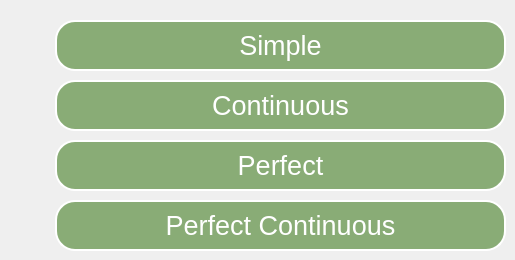
      <widget class="QWidget" name="page_32">
       <widget class="QPushButton" name="pushButton_36">
        <property name="geometry">
         <rect>
          <x>55</x>
          <y>140</y>
          <width>451</width>
          <height>51</height>
         </rect>
        </property>
        <property name="font">
         <font>
          <pointsize>20</pointsize>
          <italic>false</italic>
          <underline>false</underline>
          <strikeout>false</strikeout>
         </font>
        </property>
        <property name="styleSheet">
         <string notr="true">border-radius: 20px;
background-color: rgb(137, 172, 118);
color: rgb(255, 255, 255);
border: 2px solid red;
border-color: rgb(255, 255, 255);</string>
        </property>
        <property name="text">
         <string>Perfect</string>
        </property>
       </widget>
       <widget class="QPushButton" name="pushButton_37">
        <property name="geometry">
         <rect>
          <x>55</x>
          <y>20</y>
          <width>451</width>
          <height>51</height>
         </rect>
        </property>
        <property name="font">
         <font>
          <pointsize>20</pointsize>
          <italic>false</italic>
          <underline>false</underline>
          <strikeout>false</strikeout>
         </font>
        </property>
        <property name="styleSheet">
         <string notr="true">border-radius: 20px;
background-color: rgb(137, 172, 118);
color: rgb(255, 255, 255);
border: 2px solid red;
border-color: rgb(255, 255, 255);</string>
        </property>
        <property name="text">
         <string>Simple</string>
        </property>
       </widget>
       <widget class="QPushButton" name="pushButton_38">
        <property name="geometry">
         <rect>
          <x>55</x>
          <y>80</y>
          <width>451</width>
          <height>51</height>
         </rect>
        </property>
        <property name="font">
         <font>
          <pointsize>20</pointsize>
          <italic>false</italic>
          <underline>false</underline>
          <strikeout>false</strikeout>
         </font>
        </property>
        <property name="styleSheet">
         <string notr="true">border-radius: 20px;
background-color: rgb(137, 172, 118);
color: rgb(255, 255, 255);
border: 2px solid red;
border-color: rgb(255, 255, 255);</string>
        </property>
        <property name="text">
         <string>Continuous</string>
        </property>
       </widget>
       <widget class="QPushButton" name="pushButton_39">
        <property name="geometry">
         <rect>
          <x>55</x>
          <y>200</y>
          <width>451</width>
          <height>51</height>
         </rect>
        </property>
        <property name="font">
         <font>
          <pointsize>20</pointsize>
          <italic>false</italic>
          <underline>false</underline>
          <strikeout>false</strikeout>
         </font>
        </property>
        <property name="styleSheet">
         <string notr="true">border-radius: 20px;
background-color: rgb(137, 172, 118);
color: rgb(255, 255, 255);
border: 2px solid red;
border-color: rgb(255, 255, 255);</string>
        </property>
        <property name="text">
         <string>Perfect Continuous</string>
        </property>
       </widget>
      </widget>
